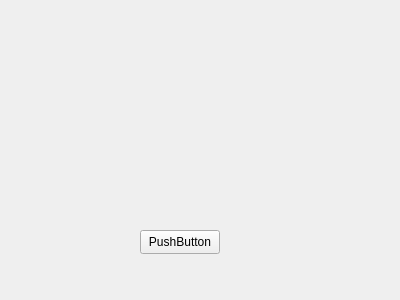
<?xml version="1.0" encoding="UTF-8"?>
<ui version="4.0">
 <class>add_prog</class>
 <widget class="QWidget" name="add_prog">
  <property name="geometry">
   <rect>
    <x>0</x>
    <y>0</y>
    <width>400</width>
    <height>300</height>
   </rect>
  </property>
  <property name="windowTitle">
   <string>Form</string>
  </property>
  <widget class="QPushButton" name="pushButton">
   <property name="geometry">
    <rect>
     <x>140</x>
     <y>230</y>
     <width>80</width>
     <height>24</height>
    </rect>
   </property>
   <property name="text">
    <string>PushButton</string>
   </property>
  </widget>
 </widget>
 <resources/>
 <connections/>
</ui>
